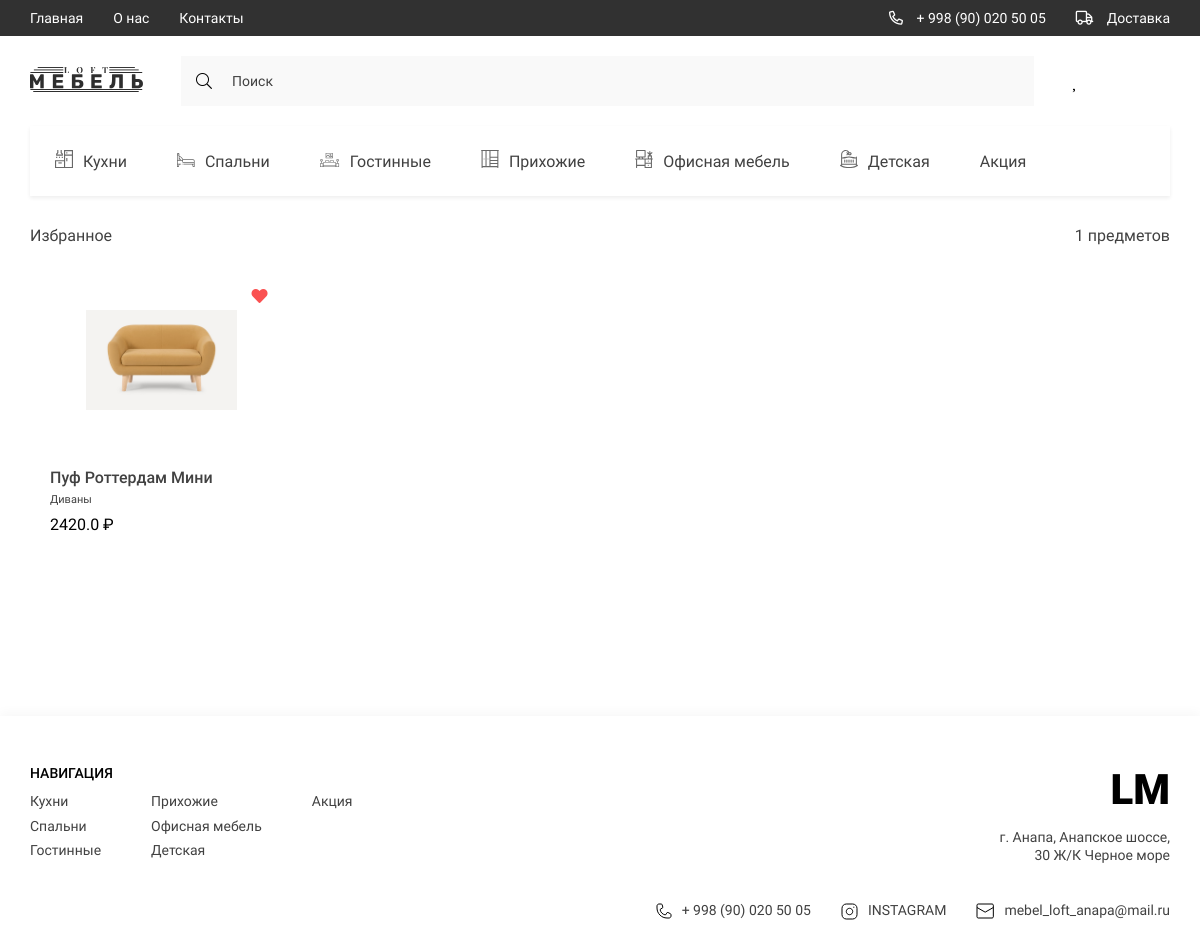
/favourite/ (signed in), run on the app's committed database.
### loft/models.py (models this page shows, shortened)
class Category(models.Model):
    title = models.CharField(max_length=150, verbose_name='Категория')
    icon = models.ImageField(upload_to='categories/', null=True, blank=True, verbose_name='Иконка категории')
    slug = models.SlugField(unique=True, null=True)
    parent = models.ForeignKey('self', on_delete=models.CASCADE,
                               null=True, blank=True, related_name='subcategories')
    def get_absolute_url(self):
        return reverse('category', kwargs={'slug': self.slug})
    def get_icon(self):
        if self.icon:
            return self.icon.url
        else:
            return '-'
    class Meta:
        verbose_name = 'Категорию'
        verbose_name_plural = 'Категории'

class Product(models.Model):
    title = models.CharField(max_length=150, verbose_name='Продукт')
    price = models.FloatField(verbose_name='Цена')
    created_at = models.DateTimeField(auto_now_add=True, verbose_name='Дата добавления')
    updated_at = models.DateTimeField(auto_now=True, verbose_name='Дата изменения')
    quantity = models.IntegerField(default=0, verbose_name='В наличии')
    description = models.TextField(verbose_name='Описание')
    width = models.CharField(max_length=100, blank=True, null=True, verbose_name='Ширина')
    length = models.CharField(max_length=100, blank=True, null=True, verbose_name='Длина')
    high = models.CharField(max_length=100, blank=True, null=True, verbose_name='Высота')
    color_name = models.CharField(max_length=150, verbose_name='Название цвета', default='Белый')
    color_code = models.CharField(max_length=15, verbose_name='Код цвета', default='#ffffff')
    category = models.ForeignKey(Category, on_delete=models.CASCADE, related_name='products', verbose_name='Категория')
    type = models.ForeignKey('Type', on_delete=models.SET_NULL, null=True, blank=True, verbose_name='Тип товара')
    discount = models.IntegerField(default=0, verbose_name='Скидка', null=True, blank=True)
    slug = models.SlugField(unique=True, null=True)
    model = models.CharField(max_length=300, null=True, blank=True, verbose_name='Модель')
    def get_absolute_url(self):
        return reverse('product', kwargs={'slug': self.slug})
    class Meta:
        verbose_name = 'Товар'
        verbose_name_plural = 'Товары'
    def get_image_product(self):
        if self.images:
            try:
                return self.images.first().image.url
            except:
                return '-'
        else:
            return '-'

class ImageProduct(models.Model):
    image = models.ImageField(upload_to='products/', verbose_name='Картинка товара')
    product = models.ForeignKey(Product, on_delete=models.CASCADE, related_name='images', verbose_name='Товар')
    class Meta:
        verbose_name = 'Фото товара'
        verbose_name_plural = 'Фото товаров'

class Type(models.Model):
    title = models.CharField(max_length=150, verbose_name='Тип товара')
    def __str__(self):
        return self.title
    class Meta:
        verbose_name = 'Тип товара'
        verbose_name_plural = 'Типы товаров'

### loft/views.py (the view)
# urls.py: path('favourite/', FavouritesView.as_view(), name='favourite'),
class FavouritesView(ListView):
    model = FavouriteProduct
    context_object_name = 'favourite_products'
    template_name = 'loft/favourite.html'
    def get_queryset(self):
        user = self.request.user
        products = FavouriteProduct.objects.filter(user=user)
        return [favourite.product for favourite in products]
    def get_context_data(self, **kwargs):
        context = super().get_context_data(**kwargs)
        context['categories'] = Category.objects.all()
        context['title'] = 'Избранное'
        return context

### loft/templatetags/loft_tags.py (called while the page is built)
@register.simple_tag()
def get_categories():
    return Category.objects.all()

@register.simple_tag()
def get_normal_price(price):
    return f"{price:}".replace("_", " ")

@register.simple_tag()
def get_favourite_products(user):
    favs = FavouriteProduct.objects.filter(user=user)
    products = [i.product for i in favs]
    return products

### loft/templates/loft/favourite.html (shortened to what this page needs)
{% extends 'base.html' %}
{% load static %}
{% block main %}
<main class="main">
    <div class="container">
        <div class="favorites">
            <div class="favorites__txt">
                <h2 class="favorites__title">
                    Избранное
                </h2>
                <span class="favorites__title-count"> <span>4</span> предметов</span>
            </div>
            <div class="products__content">
                {% for product in favourite_products %}
                {% block _products__item %}
                {% include 'loft/components/_products__item.html' %}
                {% endblock _products__item %}
                {% endfor %}
            </div>
        </div>
    </div>
</main>
{% endblock main %}

### templates/components_base/_nav__catigories.html
{% load static %}
{% load loft_tags %}
{% get_categories as categories %}
<ul class="header__list _categories">
    {% for category in categories %}
    <li>
        <a href="{{ category.get_absolute_url }}" class="header__list-links">
                        <span class="header__list-img">
                            {% if category.icon %}
                            <img src="{{ category.get_icon }}" alt="icons">
                            {% endif %}
                        </span>
            {{ category.title }}
        </a>
    </li>
    {% endfor %}
</ul>

### loft/templates/loft/components/_products__item.html (shortened to what this page needs)
{% load static %}
{% load loft_tags %}
{% if request.user.is_authenticated %}
{% get_favourite_products request.user as fav_products %}
{% endif %}
{% if product.quantity > 0 %}
<div class="products__item">
    <a href="#">
        <a href="{% url 'save_favourite' product.slug %}"
           class="products__item-heart {% if product in fav_products and request.user.is_authenticated %}active{% endif %}"
           data-product-slug="{{ product.slug }}"></a></a>
    <a href="{{ product.get_absolute_url }}">
        <img src="{{ product.get_image_product }}" alt="" width="100" height="100" class="products__item-img">
    </a>
    <div class="products__item-text">
        <h3 class="products__item-title">{{ product.title }}</h3>
        <div class="products__item-desrc">{{ product.type }}</div>
        <div class="products__item-price">
            {% if product.discount %}
            <span class="old-price" style="color: #999; text-decoration: line-through; margin-right: 10px;">{% get_normal_price product.price %} ₽</span>
            <span class="new-price"
                  style="color: #000000; font-weight: bold;">{% get_normal_price product.get_discount %} ₽</span>
            {% else %}
            {% get_normal_price product.price %} ₽
            {% endif %}
        </div>
    </div>
</div>
{% endif %}

### templates/layout/_footer.html (shortened to what this page needs)
{% load static %}
<footer class="footer">
    <div class="container">
        <div class="footer__content">
            <div class="footer__navigate">
                <div class="footer__navigate-part">
                    <h2 class="footer__navigate-title">НАВИГАЦИЯ</h2>
                    <div class="footer__navigate-lists">
                        <ul class="footer__navigate-list">
                            {% for category in categories|slice:":3" %}
                            <li><a href="{{ category.get_absolute_url }}" class="footer__navigate-links">{{ category.title }}</a></li>
                            {% endfor %}
                        </ul>
                        <ul class="footer__navigate-list">
                            {% for category in categories|slice:"3:6" %}
                            <li><a href="{{ category.get_absolute_url }}" class="footer__navigate-links">{{ category.title }}</a></li>
                            {% endfor %}
                        </ul>
                        <ul class="footer__navigate-list">
                            {% for category in categories|slice:"6:" %}
                            <li><a href="{{ category.get_absolute_url }}" class="footer__navigate-links">{{ category.title }}</a></li>
                            {% endfor %}
                        </ul>
                    </div>
                </div>
                <div class="footer__navigate-part _right">
                    <a href="{% url 'main' %}" class="footer__logo">LM</a>
                    <p class="footer__adress">г. Анапа, Анапское шоссе, 30 Ж/К Черное море</p>
                </div>
            </div>
            <div class="footer__social">
                <ul class="footer__social-list">
                    <li>
                        <a href="tel:998900205005" class="footer__social-links">
                            <img src="{% static 'loft/assets/icons/phone.svg' %}" alt="phone">
                            + 998 (90) 020 50 05
                        </a>
                    </li>
                    <li>
                        <a href="https://www.instagram.com/" target="_blank" class="footer__social-links">
                            <img src="{% static 'loft/assets/icons/inst.svg' %}" alt="insta">
                            INSTAGRAM
                        </a>
                    </li>
                    <li>
                        <a href="mailto:mebel_loft_anapa@mail.ru" target="_blank" class="footer__social-links">
                            <img src="{% static 'loft/assets/icons/mail.svg' %}" alt="mail">
                            mebel_loft_anapa@mail.ru
                        </a>
                    </li>
                </ul>
            </div>
        </div>
    </div>
</footer>

### loft/static/loft/style/style.css (style rules this page uses)
:root { --containerWidth: 1140px; --primaryColor: #414141; --primaryFont: 'Roboto'; --mainColor: #245462; }
* { padding: 0; margin: 0; box-sizing: border-box; text-decoration: none; list-style: none; font-family: var(--primaryFont); }
.container { width: 100%; max-width: calc(var(--containerWidth) + 30px); margin: 0 auto; padding: 0 15px; }
.nav__content-bars, ._categories, .nav__list-links>img, .nav__bars-open, ._truck { display: none; }
.header__list { display: flex; justify-content: space-between; align-items: center; }
.header__list._categories { justify-content: flex-start; width: 100%; overflow-x: scroll; background: #FFFFFF; box-shadow: 0px 2px 4px rgba(0, 0, 0, 0.07); margin-bottom: 30px; }
.header__list-links { padding: 24px 25px; display: flex; justify-content: center; align-items: center; height: 70px; transition: background .3s linear, color .3s linear; width: max-content; font-family: 'Roboto'; font-size: 16px; line-height: 19px; color: #414141; }
.header__list-links img { margin-right: 10px; min-width: 18px; transition: filter .3s linear; }
.main { width: 100%; flex-grow: 1; padding-bottom: 150px; }
.products__content { width: 100%; display: grid; grid-template-columns: repeat(4, minmax(137.67px, 263px)); column-gap: 30px; row-gap: 10px; }
.products__item { display: flex; justify-content: center; flex-direction: column; align-items: center; padding: 53px 20px 32px; transition: transform .3s linear; position: relative; }
.products__item-text { width: 100%; margin-top: 54px; }
.products__item-title { font-weight: 500; font-size: 16px; line-height: 19px; color: #414141; }
.products__item-desrc { font-size: 11px; line-height: 13px; color: #414141; margin: 6px 0 9px; }
.products__item-heart { position: absolute; top: 21px; right: 15px; display: flex; padding: 10px; }
.products__item-heart::before { content: '\f004'; font-family: 'heart'; color: #000; }
.products__item-heart.active::before { font-family: 'heart-active'; color: rgb(250, 81, 81); }
.products__item-img { width: 100%; }
.favorites { display: flex; flex-direction: column; width: 100%; }
.favorites__txt { display: flex; width: 100%; justify-content: space-between; align-items: center; font-style: normal; font-weight: normal; font-size: 16px; line-height: 19px; color: #414141; margin-bottom: 12px; }
.favorites__title { font-style: normal; font-weight: normal; font-size: 16px; line-height: 19px; color: #414141; }
.footer { width: 100%; padding: 49px 0 32px; background: #FFFFFF; box-shadow: 0px -4px 10px rgba(0, 0, 0, 0.03); }
.footer__content { width: 100%; display: flex; flex-direction: column; justify-content: center; }
.footer__navigate { display: flex; width: 100%; justify-content: space-between; margin-bottom: 35px; }
.footer__navigate-part._right { text-align: right; }
.footer__navigate-title { font-weight: 500; font-size: 14px; line-height: 126.69%; color: #000000; margin-bottom: 10px; text-transform: uppercase; }
.footer__navigate-lists { display: flex; }
.footer__navigate-list { display: flex; flex-direction: column; align-items: flex-start; justify-content: flex-start; }
.footer__navigate-list:not(:last-child) { margin-right: 50px; }
.footer__navigate-links { font-size: 14px; line-height: 126.69%; color: #414141; display: block; margin-bottom: 7.24px; transition: color .3s linear; }
.footer__logo { font-weight: 900; font-size: 42px; line-height: 49px; color: #000000; display: block; margin-bottom: 15px; }
.footer__adress { font-size: 14px; line-height: 126.69%; text-align: right; color: #414141; width: 100%; max-width: 171px; }
.footer__social { display: flex; justify-content: space-between; width: 100%; }
.footer__social-list { display: flex; justify-content: center; text-align: right; align-items: center; }
.footer__social-links { display: flex; justify-content: center; align-items: center; font-size: 14px; line-height: 126.69%; color: #414141; margin-right: 30px; }
.footer__social-list li:last-child .footer__social-links { margin-right: 0; }
.footer__social-links img { margin-right: 10px; }

### data on the page
Category: get_icon (picture), title "Кухни"
Category: get_icon (picture), title "Спальни"
Category: get_icon (picture), title "Гостинные"
Category: get_icon (picture), title "Прихожие"
Category: get_icon (picture), title "Офисная мебель"
Category: get_icon (picture), title "Детская"
Category: title "Акция"
Product: get_image_product (picture), title "Пуф Роттердам Мини", type "Диваны", price "2420.0"
